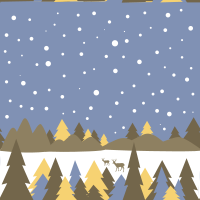
#> input picture images/1211473.png, 200 x 200 px, given in place of 1211473.png.png, which was not available
$ python -i clustering.py   (imports and definitions only)
#> lines starting #> are read from the running program, lines starting #| are printed output that depends on the picture; pictures that were not available may be replaced by others from this repository, and a replacement may not be noted
import numpy as np
import cv2

from PIL import Image
import matplotlib.pyplot as plt
from skimage.color import rgb2lab, rgb2hsv, lab2rgb
import os

folder = 'landscape'

def cluster(img_num):
#> called with img_num = 'images/1211473.png'
    testimg = Image.open(os.path.join(folder,'{}.png'.format(img_num)))
#> testimg is the input picture: PIL image 200x200 RGBA; mean R, G, B, A 147.2, 154.4, 168, 255
    testimg = testimg.convert('RGB')
#> testimg: PIL image 200x200 RGB
    ori_w, ori_h = testimg.size
#> ori_w = 200; ori_h = 200
    if ori_h or ori_h > 320:
        resize_ratio = min(200/ori_w, 200/ori_h)
#> resize_ratio = 1
        newsize = (int(resize_ratio*ori_w),int(resize_ratio*ori_h) )
#> newsize = (200, 200)
        img = testimg.resize(newsize)
    img = np.array(img)

    vectorized = np.float32(img.reshape((-1,3)))

    k = 5
    attempts = 10
    criteria = (cv2.TERM_CRITERIA_EPS + cv2.TERM_CRITERIA_MAX_ITER, 10, 1.0)
    ret,label,center = cv2.kmeans(vectorized,k,None,criteria,attempts,cv2.KMEANS_PP_CENTERS)
#> ret = 5456636.3; center = [[128.9, 145.6, 180], [251.1, 251.1, 251.1], [115.4, 102.5, 75.65], [239.2, 206.7, 120.2], [142.1, 129, 99.93]]

    center = np.uint8(center)
#> center = [[128, 145, 179], [251, 251, 251], [115, 102, 75], [239, 206, 120], [142, 128, 99]]
    print(center)
#| [[128 145 179]
#|  [251 251 251]
#|  [115 102  75]
#|  [239 206 120]
#|  [142 128  99]]

    res = center[label.flatten()]
    # print(res)
    result_image = res.reshape((img.shape))
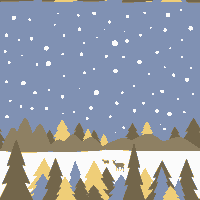
#> result_image: shape (200, 200, 3); mean R, G, B 146.6, 153.8, 167.1

    fig, ax = plt.subplots(2,4, figsize=(9,2))
    fig.suptitle(img_num)
    ax[0][0].imshow(img)

    ax[0][1].imshow(np.where(label == 0, center[0], [255, 255, 255]).reshape(img.shape))
    ax[0][2].imshow(np.where(label == 1, center[1], [255, 255, 255]).reshape(img.shape))
    ax[0][3].imshow(np.where(label == 2, center[2], [255, 255, 255]).reshape(img.shape))
    ax[1][0].imshow(np.where(label == 3, center[3], [255, 255, 255]).reshape(img.shape))
    ax[1][1].imshow(np.where(label == 4, center[4], [255, 255, 255]).reshape(img.shape))
    ax[1][2].imshow(result_image)
    for i in range(0,2):
        for j in range(0,4):
            ax[i][j].axis('off')
    fig.delaxes(ax[1][3])
    fig.tight_layout()
    plt.show()
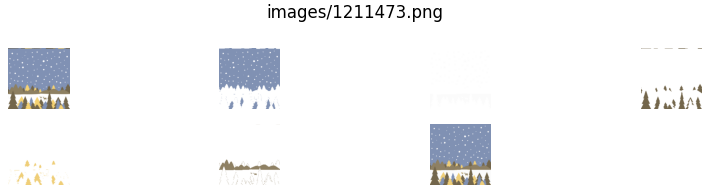
#> figure drawn by matplotlib, 7 panels


# [4 lines not run here, left out]

>>> result = cluster('images/1211473.png')

$ run again, on images/2487277.png
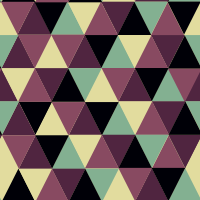
#> input picture images/2487277.png, 200 x 200 px, given in place of 2487277.png.png, which was not available
#> in cluster, testimg is the input picture: PIL image 200x200 RGBA; mean R, G, B, A 111.8, 94.9, 90.5, 255
#> testimg: PIL image 200x200 RGB
#> in cluster, `ret,label,center = cv2.kmeans(vectorized,k,None,criteria,attempts,cv2...`: ret = 4496762.7; center = [[133.2, 174.2, 143.5], [79.17, 38.25, 63.32], [1.07, 0.95, 7.74], [224.9, 218.8, 157.4], [135.2, 76.79, 97.2]]
#> in cluster, `center = np.uint8(center)`: center = [[133, 174, 143], [79, 38, 63], [1, 0, 7], [224, 218, 157], [135, 76, 97]]
#| [[133 174 143]
#|  [ 79  38  63]
#|  [  1   0   7]
#|  [224 218 157]
#|  [135  76  97]]
#> in cluster, `result_image = res.reshape((img.shape))`:
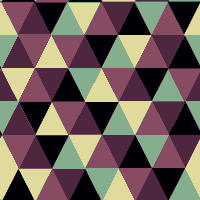
#> result_image: shape (200, 200, 3); mean R, G, B 111.5, 94.3, 90.1

$ run again, on images/3493360.png
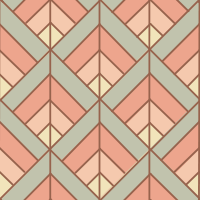
#> input picture images/3493360.png, 200 x 200 px, given in place of 3493360.png.png, which was not available
#> in cluster, testimg is the input picture: PIL image 200x200 RGBA; mean R, G, B, A 208.5, 173.9, 149.6, 255
#> testimg: PIL image 200x200 RGB
#> in cluster, `ret,label,center = cv2.kmeans(vectorized,k,None,criteria,attempts,cv2...`: ret = 4356366.7; center = [[243.6, 206.7, 176.3], [155.1, 104.3, 82.01], [193.1, 194.4, 172.2], [235.4, 165, 140.8], [186.1, 144.4, 120.9]]
#> in cluster, `center = np.uint8(center)`: center = [[243, 206, 176], [155, 104, 82], [193, 194, 172], [235, 165, 140], [186, 144, 120]]
#| [[243 206 176]
#|  [155 104  82]
#|  [193 194 172]
#|  [235 165 140]
#|  [186 144 120]]
#> in cluster, `result_image = res.reshape((img.shape))`:
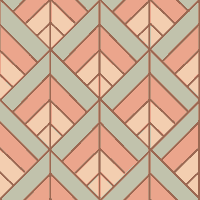
#> result_image: shape (200, 200, 3); mean R, G, B 208.3, 173.6, 149.2
